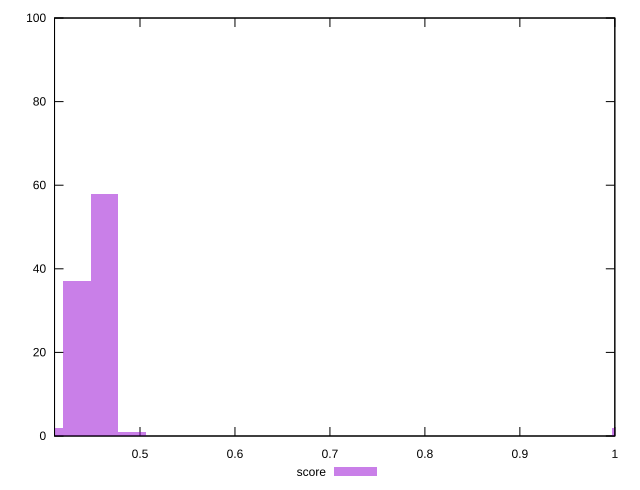

Write the gnuplot code that produced this figure.
reset

$score <<EOF
0.4335758195283277 37
0.46248087416354955 58
0.4046707648931058 2
1.0116769122327647 2
0.4913859287987714 1
EOF

set key outside below
set boxwidth 0.028905054635221847
set xrange [0.41:1]
set yrange [0:100]
set trange [0:100]
set style fill transparent solid 0.5 noborder
set terminal svg size 640, 490 enhanced background rgb 'white'
set output "report_00015_2021-02-09T16-11-33.973Z/uses-rel-preload/samples/pages+cached+noadtech+nomedia/score/histogram.svg"

plot $score title "score" with boxes

reset
